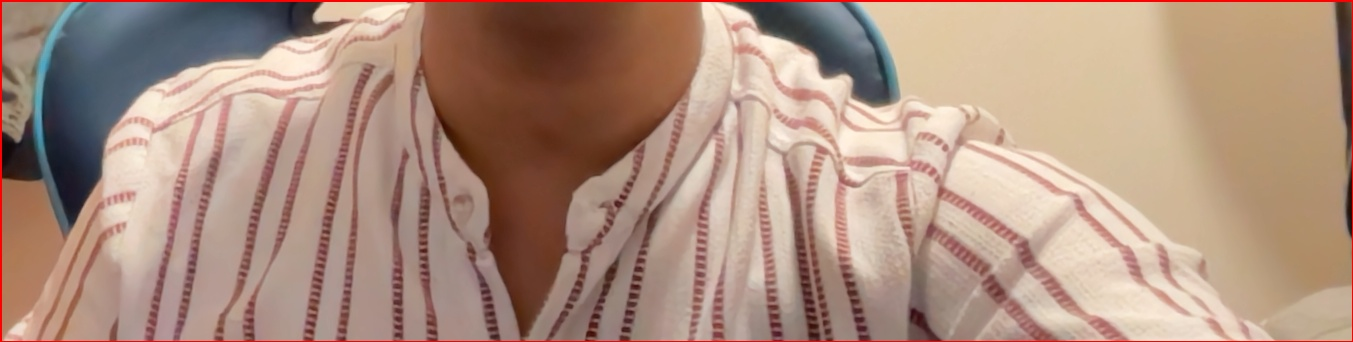
#> input picture captured_clothes/long_sleeved_shirt_Off White_1.jpg, 1353 x 342 px
$ python -i pinterest_viewer.py   (imports and definitions only)
#> lines starting #> are read from the running program, lines starting #| are printed output that depends on the picture
#> further down, picture is the input picture: shape (342, 1353, 3); mean B, G, R 126.8, 143.1, 172.8
# pinterest_viewer.py
import urllib.request
import cv2
import numpy as np
from ultralytics import YOLO
import time

# small detector used to verify presence of people/clothing in preview images
# ultralytics will download yolov8n.pt automatically if missing
# [1 line that did not run here, left out]

# set of COCO class names that are acceptable (person is the main one)
# You can expand to include 'tie', 'backpack', etc. depending on model
ACCEPTABLE_CLASSES = {"person"}  # keep minimal; add more if desired

COLOR_NAMES = {
    "Red": (255, 0, 0),
    "Green": (0, 255, 0),
    "Blue": (0, 0, 255),
    "Yellow": (255, 255, 0),
    "Orange": (255, 165, 0),
    "Pink": (255, 192, 203),
    "Purple": (128, 0, 128),
    "Brown": (165, 42, 42),
    "Black": (0, 0, 0),
    "White": (255, 255, 255),
    "Gray": (128, 128, 128)
}

# [6 lines left out: function extract_base_color_name, not called in this run]

def image_dominant_bgr(img, mask=None):
    # downscale to speed up kmeans
    small = cv2.resize(img, (100, 100), interpolation=cv2.INTER_AREA)
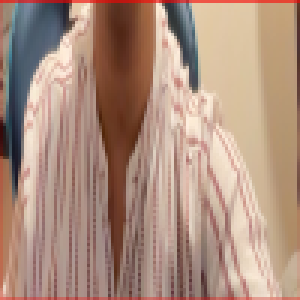
#> small: shape (100, 100, 3) (shown 3 times larger); mean B, G, R 126.8, 143.1, 172.8
    pixels = small.reshape(-1, 3).astype(np.float32)
    if mask is not None:
        mask_small = cv2.resize(mask.astype(np.uint8), (100, 100), interpolation=cv2.INTER_NEAREST)
        mask_flat = mask_small.reshape(-1)
        pixels = pixels[mask_flat > 0]
        if pixels.size == 0:
            pixels = small.reshape(-1, 3).astype(np.float32)
    try:
        # kmeans k=3
        _, labels, centers = cv2.kmeans(pixels, 3, None,
                                       (cv2.TERM_CRITERIA_EPS + cv2.TERM_CRITERIA_MAX_ITER, 10, 1.0),
                                       2, cv2.KMEANS_PP_CENTERS)
#> labels = 10000 values, max 2 at index 124, min 0 at index 0, mean 1.09; centers = [[63.54, 71.87, 103.5], [124, 140.3, 173], [175.3, 197.1, 221.3]]
        counts = np.bincount(labels.flatten())
#> counts = [2257, 4536, 3207]
        dominant = centers[counts.argmax()]
#> dominant = [124, 140.3, 173]
        dom_bgr = tuple(int(c) for c in dominant)
#> dom_bgr = (123, 140, 172)
    except Exception:
        mean = np.mean(pixels, axis=0)
        dom_bgr = tuple(int(c) for c in mean)
    return dom_bgr  # in BGR

def bgr_distance(c1, c2):
    return np.linalg.norm(np.array(c1, dtype=float) - np.array(c2, dtype=float))

# [165 lines left out: functions verify_image_contains_person, display_pinterest_images_verified, not called in this run]

>>> import cv2
>>> picture = cv2.imread('captured_clothes/long_sleeved_shirt_Off White_1.jpg')
>>> result = image_dominant_bgr(picture)
#> result = (123, 140, 172)

$ run again, on captured_clothes/short_sleeved_shirt_White_1.jpg
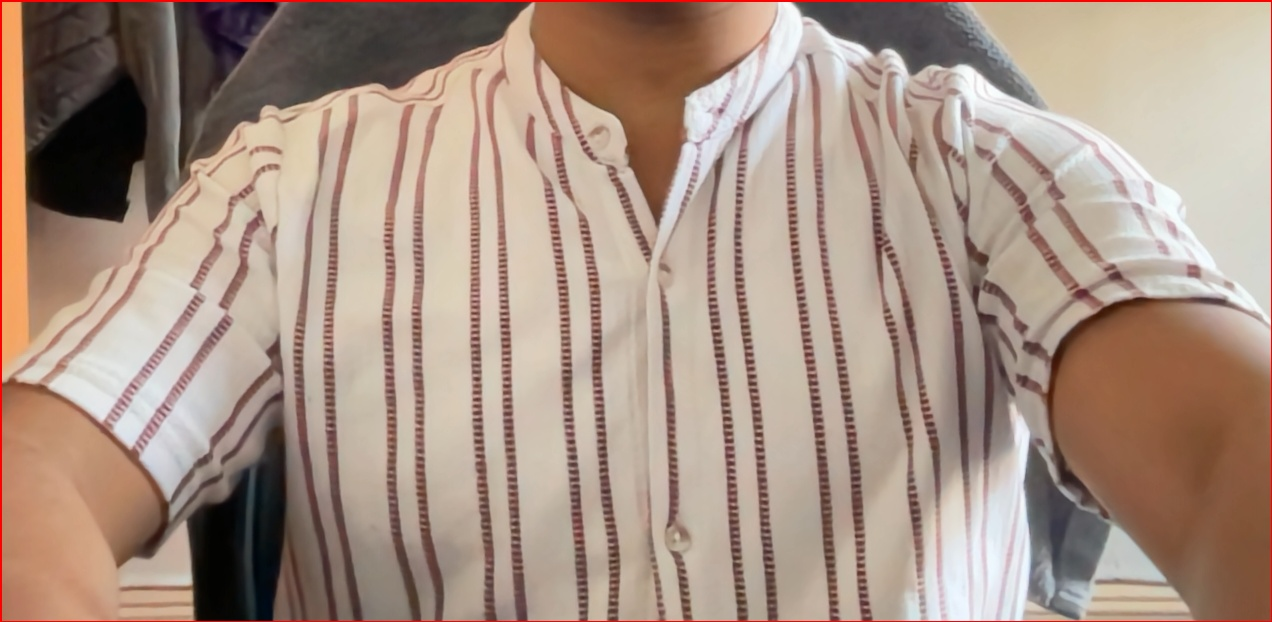
#> input picture captured_clothes/short_sleeved_shirt_White_1.jpg, 1272 x 622 px
#> picture is the input picture: shape (622, 1272, 3); mean B, G, R 131.6, 145.4, 167.4
#> in image_dominant_bgr, `small = cv2.resize(img, (100, 100), interpolation=cv2.INTER_AREA)`:
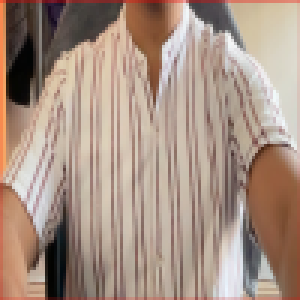
#> small: shape (100, 100, 3) (shown 3 times larger); mean B, G, R 131.6, 145.4, 167.4
#> labels = 10000 values, max 2 at index 0, min 0 at index 61, mean 0.968; centers = [[181.6, 195, 207.5], [58.9, 71.03, 97.89], [127.9, 143.4, 172.4]]
#> counts = [3905, 2510, 3585]
#> dominant = [181.6, 195, 207.5]
#> dom_bgr = (181, 195, 207)
